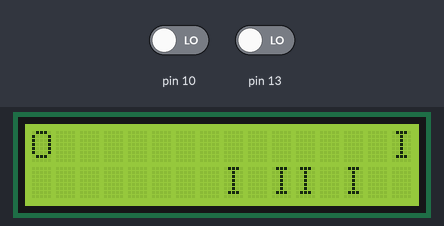
A sketch run on a simulated Arduino Uno, built with avr-gcc and run on an emulated ATmega328P. Shown: 16×2 character LCD. Inputs (shaded band) come from the test bench; at power-on: pin 10 LOW, pin 13 LOW. Random numbers use the default seed unless the sketch sets one. At 5.8 s the program stops and its outputs stay as they are.

Above: at 1.25 s.
1.3 s: pin 10 driven HIGH
At 5.7 s:
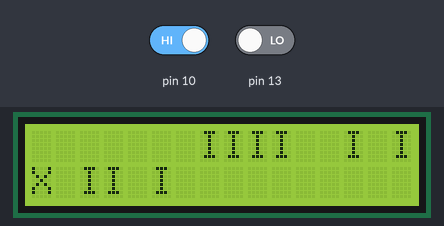
At 6.9 s:
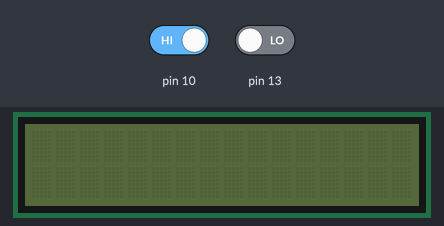
Timing chart, 0 to 7.3 s (numbered marks = the images above; inputs shaded):
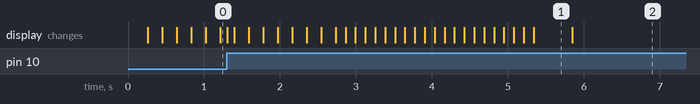

The sketch:

O.ino
```cpp
/*
 Name:		O.ino
 Created:	9/28/2021 10:05:25 AM
 Author:	Kirill
*/

#include "Game.h"
Game o;

void setup() {

}

void loop() {
	while(o.mainLoop());
	exit(1);
}
```

Difficulty.cpp
```cpp
#include "Difficulty.h"
```

Difficulty.h
```cpp
#ifndef DIFFICULTY_H
#define DIFFICULTY_H
enum DifficultyLevel
{
	easy,
	medium,
	hard,
	extreme
};
class Difficulty
{
public:
	void scale();
	int getSpaceProbability();
	int getFrameDelay();
	Difficulty(DifficultyLevel level);
	~Difficulty();
private:
	int spaceProbability;
	int frameDelay;
	double scaleFactor = 1.0;
	int counter;
};
#endif
```

Game.cpp
```cpp
#include "Game.h"

bool Game::mainLoop()
{
	cycleFrame = ++cycleFrame % gameCycleSize;
	o.update();
	if (cycleFrame == 0)
	{
		field.update();
		lcd->clear();
		row0 = field.getRow0();
		lcd->setCursor(0, 0);
		lcd->print(row0);
		row1 = field.getRow1();
		lcd->setCursor(0, 1);
		lcd->print(row1);
		score++;
	}
	if (o.getPosition() == 0) {
		lcd->setCursor(0, 1);
		lcd->print(row1[0]);
		lcd->setCursor(0, 0);
		lcd->print("O");
		if (row0[0] == 'I') {
			gameOver(0);
			return false;
		}
	}
	else if (o.getPosition() == 1) {
		lcd->setCursor(0, 0);
		lcd->print(row0[0]);
		lcd->setCursor(0, 1);
		lcd->print("O");
		if (row1[0] == 'I') {
			gameOver(1);
			return false;
		}
	}
	delay(30);
	return true;
}

Game::Game()
{
	gameCycleSize = 6;
	cycleFrame = gameCycleSize - 1;
	lcd = new LiquidCrystal(12, 11, 4, 5, 6, 7);
	lcd->begin(16, 2);
}

Game::~Game()
{
	delete lcd;
}

void Game::gameOver(int row)
{
	for (int i = 0; i < 10; i++) {
		lcd->setCursor(0, row);
		lcd->print('X');
		delay(130);
		lcd->setCursor(0, row);
		lcd->print('I');
		delay(130);
	}
	lcd->setCursor(0, row);
	lcd->print('X');
	delay(500);
	lcd->clear();
	lcd->print("Game Over!");
	lcd->setCursor(0, 1);
	lcd->print("Score: ");
	lcd->print(score);
}

char* Game::Field::getRow0()
{
	return row0;
}

char* Game::Field::getRow1()
{
	return row1;
}

void Game::Field::update()
{
	int i;
	for (i = 0; i < ROW_CHAR_COUNT - 1; i++) {
		row0[i] = row0[i + 1];
		row1[i] = row1[i + 1];
	}
	row0[i] = row1[i - 1] == 'I' ? ' ' : (random(1, 100) < 50 ? ' ' : 'I');
	row1[i] = row0[i - 1] == 'I' ? ' ' : (random(1, 100) < 50 ? ' ' : 'I');
	if (row0[i] == 'I' && row1[i] == 'I') {
		if (random(0, 1) == 0)
			row0[i] = ' ';
		else
			row1[i] = ' ';
	}
}

Game::Field::Field()
{
	randomSeed(analogRead(0));
	if (random(0, 1))
	{
		row0 = "               I";
		row1 = "                ";
	}
	else
	{
		row0 = "                ";
		row1 = "               I";
	}
}

Game::Field::~Field()
{
	;
}

void Game::O::update() {
	if (digitalRead(13) == HIGH)
		position = 0;
	else if (digitalRead(10) == HIGH)
		position = 1;
}
int Game::O::getPosition()
{
	return position;
}
```

Game.h
```cpp
#ifndef GAME_H
#define GAME_H
#include <Arduino.h>
#include <LiquidCrystal.h>
class Game
{
public:
	bool mainLoop();
	Game();
	~Game();
private:
	LiquidCrystal* lcd;
	char* row0, * row1;
	int gameCycleSize, cycleFrame;
	int score = 0;
	void gameOver(int row);
	class Field
	{
	public:
		char* getRow0();
		char* getRow1();
		void update();
		Field();
		~Field();
	private:
		const int ROW_CHAR_COUNT = 16;
		char* row0;
		char* row1;
	};
	class O {
	public:
		void update();
		int getPosition();
	private:
		int position = 0;
	};
	O o;
	Field field;
};
#endif
```

Measured:
- what the display in image 1 shows lasts 0.5 s, from 5.3 s to 5.8 s
